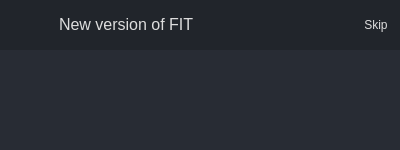
<?xml version="1.0" encoding="UTF-8"?>
<ui version="4.0">
 <class>newVersionDialog</class>
 <widget class="QDialog" name="newVersionDialog">
  <property name="geometry">
   <rect>
    <x>0</x>
    <y>0</y>
    <width>400</width>
    <height>150</height>
   </rect>
  </property>
  <property name="minimumSize">
   <size>
    <width>400</width>
    <height>150</height>
   </size>
  </property>
  <property name="maximumSize">
   <size>
    <width>400</width>
    <height>150</height>
   </size>
  </property>
  <property name="windowTitle">
   <string>Dialog</string>
  </property>
  <property name="styleSheet">
   <string notr="true">QWidget{
	color: rgb(221, 221, 221);
}

/* /////////////////////////////////////////////////////////////////////////////////////////////////
Content App */
#contentTopBg{	
	background-color: rgb(33, 37, 43);
}

/* Top Buttons */
#rightButtons .QPushButton { background-color: rgba(255, 255, 255, 0); border: none;  border-radius: 5px; }
#rightButtons .QPushButton:hover { background-color: rgb(44, 49, 57); border-style: solid; border-radius: 4px; }
#rightButtons .QPushButton:pressed { background-color: rgb(23, 26, 30); border-style: solid; border-radius: 4px; }
</string>
  </property>
  <widget class="QWidget" name="verticalLayoutWidget">
   <property name="geometry">
    <rect>
     <x>-1</x>
     <y>-1</y>
     <width>401</width>
     <height>52</height>
    </rect>
   </property>
   <layout class="QVBoxLayout" name="topBar">
    <property name="leftMargin">
     <number>0</number>
    </property>
    <property name="topMargin">
     <number>0</number>
    </property>
    <property name="rightMargin">
     <number>0</number>
    </property>
    <property name="bottomMargin">
     <number>0</number>
    </property>
    <item>
     <widget class="QFrame" name="contentTopBg">
      <property name="minimumSize">
       <size>
        <width>0</width>
        <height>50</height>
       </size>
      </property>
      <property name="maximumSize">
       <size>
        <width>16777215</width>
        <height>50</height>
       </size>
      </property>
      <property name="frameShape">
       <enum>QFrame::NoFrame</enum>
      </property>
      <property name="frameShadow">
       <enum>QFrame::Raised</enum>
      </property>
      <layout class="QHBoxLayout" name="horizontalLayout">
       <property name="spacing">
        <number>0</number>
       </property>
       <property name="leftMargin">
        <number>0</number>
       </property>
       <property name="topMargin">
        <number>0</number>
       </property>
       <property name="rightMargin">
        <number>10</number>
       </property>
       <property name="bottomMargin">
        <number>0</number>
       </property>
       <item>
        <widget class="QFrame" name="leftBox">
         <property name="sizePolicy">
          <sizepolicy hsizetype="Expanding" vsizetype="Preferred">
           <horstretch>0</horstretch>
           <verstretch>0</verstretch>
          </sizepolicy>
         </property>
         <property name="frameShape">
          <enum>QFrame::NoFrame</enum>
         </property>
         <property name="frameShadow">
          <enum>QFrame::Raised</enum>
         </property>
         <layout class="QHBoxLayout" name="horizontalLayout_3">
          <property name="spacing">
           <number>0</number>
          </property>
          <property name="leftMargin">
           <number>0</number>
          </property>
          <property name="topMargin">
           <number>0</number>
          </property>
          <property name="rightMargin">
           <number>0</number>
          </property>
          <property name="bottomMargin">
           <number>0</number>
          </property>
          <item>
           <widget class="QFrame" name="logoContainer">
            <property name="minimumSize">
             <size>
              <width>60</width>
              <height>0</height>
             </size>
            </property>
            <property name="maximumSize">
             <size>
              <width>60</width>
              <height>16777215</height>
             </size>
            </property>
            <layout class="QHBoxLayout" name="horizontalLayout_8">
             <property name="leftMargin">
              <number>0</number>
             </property>
             <property name="topMargin">
              <number>0</number>
             </property>
             <property name="rightMargin">
              <number>0</number>
             </property>
             <property name="bottomMargin">
              <number>0</number>
             </property>
             <item>
              <widget class="QLabel" name="topLogo">
               <property name="minimumSize">
                <size>
                 <width>42</width>
                 <height>42</height>
                </size>
               </property>
               <property name="maximumSize">
                <size>
                 <width>42</width>
                 <height>42</height>
                </size>
               </property>
               <property name="text">
                <string/>
               </property>
               <property name="pixmap">
                <pixmap>../images/logo-42x42.png</pixmap>
               </property>
              </widget>
             </item>
            </layout>
           </widget>
          </item>
          <item>
           <widget class="QLabel" name="titleRightInfo">
            <property name="sizePolicy">
             <sizepolicy hsizetype="Preferred" vsizetype="Expanding">
              <horstretch>0</horstretch>
              <verstretch>0</verstretch>
             </sizepolicy>
            </property>
            <property name="maximumSize">
             <size>
              <width>16777215</width>
              <height>45</height>
             </size>
            </property>
            <property name="font">
             <font>
              <family>Segoe UI</family>
              <pointsize>12</pointsize>
              <weight>9</weight>
              <italic>false</italic>
              <bold>false</bold>
             </font>
            </property>
            <property name="styleSheet">
             <string notr="true">font: 75 12pt &quot;Segoe UI&quot;;</string>
            </property>
            <property name="text">
             <string>New version of FIT</string>
            </property>
            <property name="alignment">
             <set>Qt::AlignLeading|Qt::AlignLeft|Qt::AlignVCenter</set>
            </property>
           </widget>
          </item>
         </layout>
        </widget>
       </item>
       <item alignment="Qt::AlignRight">
        <widget class="QFrame" name="rightButtons">
         <property name="minimumSize">
          <size>
           <width>0</width>
           <height>28</height>
          </size>
         </property>
         <property name="frameShape">
          <enum>QFrame::NoFrame</enum>
         </property>
         <property name="frameShadow">
          <enum>QFrame::Raised</enum>
         </property>
         <layout class="QHBoxLayout" name="horizontalLayout_2">
          <property name="spacing">
           <number>5</number>
          </property>
          <property name="leftMargin">
           <number>0</number>
          </property>
          <property name="topMargin">
           <number>0</number>
          </property>
          <property name="rightMargin">
           <number>0</number>
          </property>
          <property name="bottomMargin">
           <number>0</number>
          </property>
          <item>
           <widget class="QPushButton" name="closeButton">
            <property name="minimumSize">
             <size>
              <width>28</width>
              <height>28</height>
             </size>
            </property>
            <property name="maximumSize">
             <size>
              <width>28</width>
              <height>28</height>
             </size>
            </property>
            <property name="cursor">
             <cursorShape>PointingHandCursor</cursorShape>
            </property>
            <property name="toolTip">
             <string/>
            </property>
            <property name="text">
             <string>Skip</string>
            </property>
            <property name="iconSize">
             <size>
              <width>20</width>
              <height>20</height>
             </size>
            </property>
           </widget>
          </item>
         </layout>
        </widget>
       </item>
      </layout>
     </widget>
    </item>
   </layout>
  </widget>
  <widget class="QFrame" name="contentBox">
   <property name="geometry">
    <rect>
     <x>0</x>
     <y>50</y>
     <width>400</width>
     <height>100</height>
    </rect>
   </property>
   <property name="styleSheet">
    <string notr="true">background-color: rgb(40, 44, 52);</string>
   </property>
   <layout class="QVBoxLayout" name="contentBoxLayout">
    <property name="leftMargin">
     <number>12</number>
    </property>
    <property name="topMargin">
     <number>12</number>
    </property>
    <property name="rightMargin">
     <number>12</number>
    </property>
    <property name="bottomMargin">
     <number>12</number>
    </property>
    <item>
     <widget class="QLabel" name="text">
      <property name="styleSheet">
       <string notr="true">font-size: 18px;</string>
      </property>
      <property name="text">
       <string/>
      </property>
      <property name="alignment">
       <set>Qt::AlignHCenter|Qt::AlignTop</set>
      </property>
     </widget>
    </item>
   </layout>
  </widget>
 </widget>
 <resources/>
 <connections/>
</ui>
